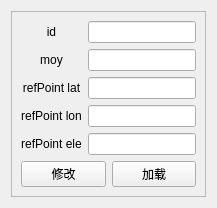
        <widget class="QWidget" name="tab_rsi">
         <attribute name="title">
          <string>rsi</string>
         </attribute>
         <layout class="QGridLayout" name="gridLayout_5">
          <item row="1" column="0">
           <widget class="QFrame" name="frame_5">
            <property name="frameShape">
             <enum>QFrame::StyledPanel</enum>
            </property>
            <property name="frameShadow">
             <enum>QFrame::Raised</enum>
            </property>
            <layout class="QGridLayout" name="gridLayout_8">
             <item row="0" column="0" colspan="2">
              <layout class="QGridLayout" name="gridLayout_6">
               <item row="0" column="0">
                <widget class="QLabel" name="label_2">
                 <property name="minimumSize">
                  <size>
                   <width>0</width>
                   <height>0</height>
                  </size>
                 </property>
                 <property name="text">
                  <string>id</string>
                 </property>
                 <property name="alignment">
                  <set>Qt::AlignCenter</set>
                 </property>
                </widget>
               </item>
               <item row="0" column="1">
                <widget class="QLineEdit" name="lineEdit_rsiId"/>
               </item>
               <item row="1" column="0">
                <widget class="QLabel" name="label_4">
                 <property name="minimumSize">
                  <size>
                   <width>0</width>
                   <height>0</height>
                  </size>
                 </property>
                 <property name="text">
                  <string>moy</string>
                 </property>
                 <property name="alignment">
                  <set>Qt::AlignCenter</set>
                 </property>
                </widget>
               </item>
               <item row="1" column="1">
                <widget class="QLineEdit" name="lineEdit_moy"/>
               </item>
               <item row="2" column="0">
                <widget class="QLabel" name="label_7">
                 <property name="minimumSize">
                  <size>
                   <width>0</width>
                   <height>0</height>
                  </size>
                 </property>
                 <property name="text">
                  <string>refPoint lat</string>
                 </property>
                 <property name="alignment">
                  <set>Qt::AlignCenter</set>
                 </property>
                </widget>
               </item>
               <item row="2" column="1">
                <widget class="QLineEdit" name="lineEdit_refLat"/>
               </item>
               <item row="3" column="0">
                <widget class="QLabel" name="label_8">
                 <property name="minimumSize">
                  <size>
                   <width>0</width>
                   <height>0</height>
                  </size>
                 </property>
                 <property name="text">
                  <string>refPoint lon</string>
                 </property>
                 <property name="alignment">
                  <set>Qt::AlignCenter</set>
                 </property>
                </widget>
               </item>
               <item row="3" column="1">
                <widget class="QLineEdit" name="lineEdit_refLon"/>
               </item>
               <item row="4" column="0">
                <widget class="QLabel" name="label_9">
                 <property name="minimumSize">
                  <size>
                   <width>0</width>
                   <height>0</height>
                  </size>
                 </property>
                 <property name="text">
                  <string>refPoint ele</string>
                 </property>
                 <property name="alignment">
                  <set>Qt::AlignCenter</set>
                 </property>
                </widget>
               </item>
               <item row="4" column="1">
                <widget class="QLineEdit" name="lineEdit_refEle"/>
               </item>
              </layout>
             </item>
             <item row="1" column="0">
              <widget class="QPushButton" name="pushButton_rsiMod">
               <property name="minimumSize">
                <size>
                 <width>0</width>
                 <height>0</height>
                </size>
               </property>
               <property name="text">
                <string>修改</string>
               </property>
              </widget>
             </item>
             <item row="1" column="1">
              <widget class="QPushButton" name="pushButton_rsiLoad">
               <property name="minimumSize">
                <size>
                 <width>0</width>
                 <height>0</height>
                </size>
               </property>
               <property name="text">
                <string>加载</string>
               </property>
              </widget>
             </item>
            </layout>
           </widget>
          </item>
         </layout>
        </widget>
